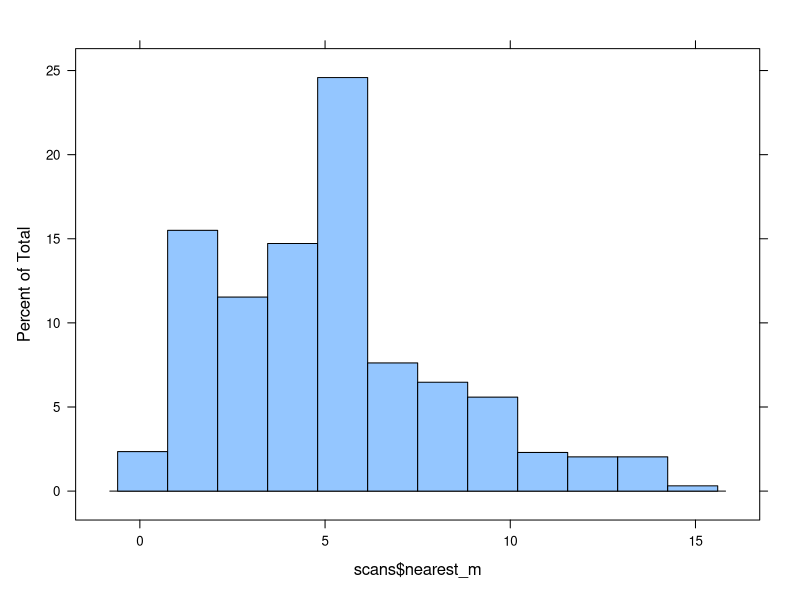

Recreate this plot in R. (Note: this script raises an error after producing the figure.)
#COMPLETE ANALYSIS OF 2016 WILDTRACKS DATA, FEBRUARY 2018

#set working directory

setwd("~/Spider_monkey_stats")

#install packages
install.packages("readxl")
install.packages("readr")
install.packages("dplyr")
install.packages("tidyr")
install.packages("nortest")
install.packages("lattice")
install.packages("nlme")
install.packages("lme4")
install.packages("lmerTest")
install.packages("multcomp")
install.packages("igraph")
install.packages("ggplot2")
install.packages("MASS")

#load useful packages

library(readxl)
library(readr)
library(dplyr)
library(tidyr)
library(nortest)
library(lattice)
library(nlme)
library(lme4)
library(lmerTest)
library(multcomp)
library(igraph)
library(ggplot2)
library(MASS)

#import code

scans <- read.table(file="scans_Wildtracks.csv", sep=",", header=T)#alternate import code
scans$n_encl<-factor(scans$n_encl, levels=c("1","2"))
scans$month<-factor(scans$month, levels=c("jun_jul","jul_aug","aug_sep"))
scans$time_meal<-factor(scans$time_meal, levels=c("none","before","after"))
scans$observer_id<-factor(scans$observer_id, levels=c("916","1231"))
scans$nearest_m<-as.numeric(scans$nearest_m)

#view and summarize

View(scans)
summary(scans)

scans$nest <- with(scans, factor(paste(focal_group,focal_id)))

#check nearest_m variable
str(scans)
str(scans$nearest_m)
summary(scans$nearest_m)

histogram(scans$nearest_m)

M0_nearest_m<-glmer(nearest_m ~ n_encl + location_focal + time_meal + focal_sex + focal_age + month +
                  (1|focal_group/focal_id), na.action=na.omit, data=scans, family = poisson)

M1_nearest_m<-glmer(nearest_m ~ n_encl + location_focal + time_meal + focal_sex + focal_age + month +
                    (1|focal_group), 
                  na.action=na.omit, data=scans, family = poisson)



M0_nearest_m
summary(M0_nearest_m)

#anova
anova(M0_nearest_m, M1_nearest_m)

anova(M0_nearest_m, M1_nearest_m, test = "Chi")

#M0 has lowest AIc

E0<-residuals(M0_nearest_m, type = "pearson")
str(E0)
E0
summary(E0)

plot(scans$n_encl, E0, xlab="# Enclosures", ylab="Residuals")
plot(scans$location_focal, E0, xlab="Location", ylab="Residuals")
plot(scans$month, E0, xlab="Month", ylab="Residuals")
plot(scans$time_meal, E0, xlab="Meal Status", ylab="Residuals")
plot(scans$focal_sex, E0, xlab="Focal Sex", ylab="Residuals")
plot(scans$focal_age, E0, xlab="Focal Age", ylab="Residuals")

qqnorm(E0)
qqline(E0)
ad.test(E0)

plot(M0_nearest_m) 

plot(scans$nearest_m, E0)

# test for overdispersion? quasipoisson does not seem to be an option in lme4 package anymore
#coding for random factors didn't work unless I used lme4
#can I use a negative binomial distribution to correct for potential overdispersion instead?


overdisp_fun <- function(M0_nearest_m) {
  rdf <- df.residual(M0_nearest_m)
  rp <- residuals(M0_nearest_m,type="pearson")
  Pearson.chisq <- sum(rp^2)
  prat <- Pearson.chisq/rdf
  pval <- pchisq(Pearson.chisq, df=rdf, lower.tail=FALSE)
  c(chisq=Pearson.chisq,ratio=prat,rdf=rdf,p=pval)
}

overdisp_fun(M0_nearest_m)

#no over- or under-dispersion, but the residuals look like they fit terribly... maybe we need to transform?
